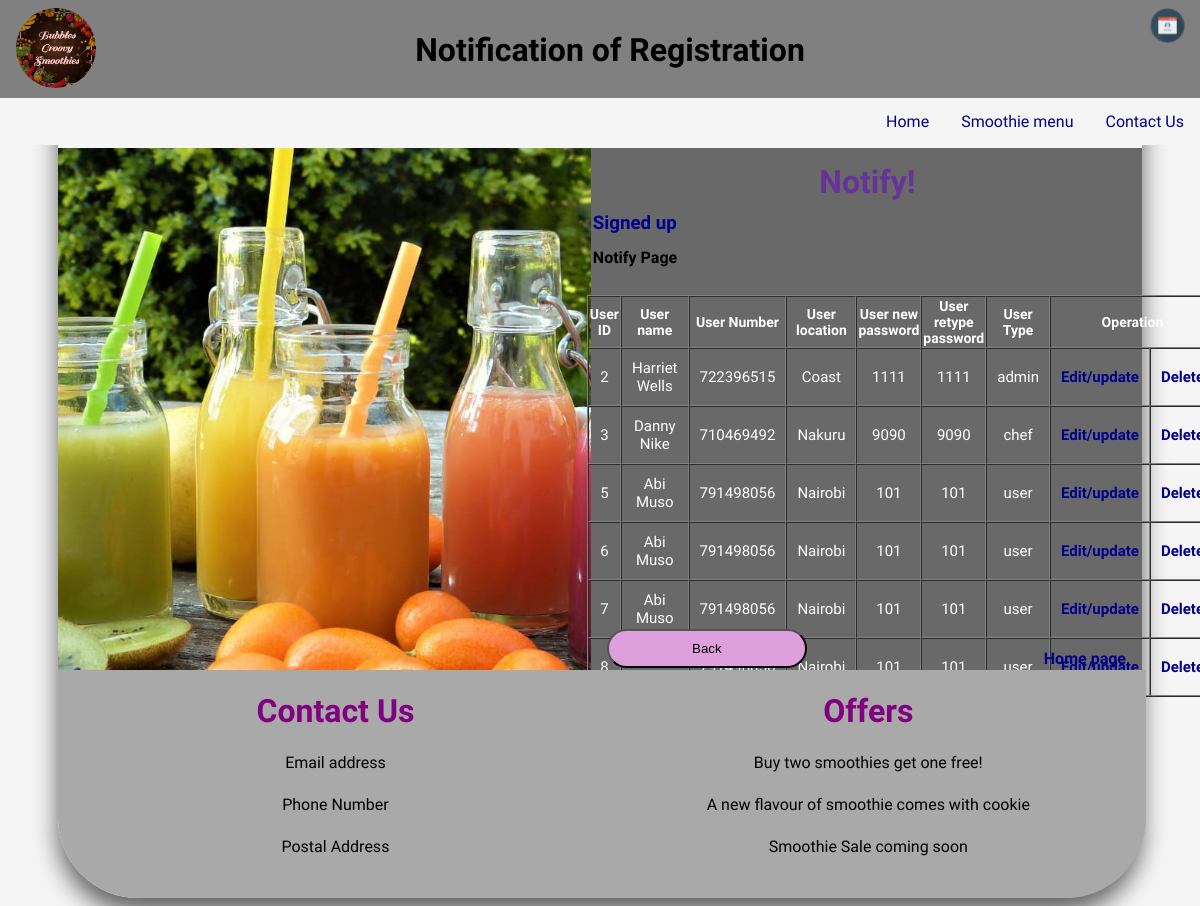
The app's page /Interfaces/notify.php with its own data.
### tables this page shows
CREATE TABLE `user_data` (
  `id` int(10) NOT NULL,
  `user_name` varchar(20) NOT NULL,
  `phone_no` int(11) NOT NULL,
  `user_location` varchar(20) NOT NULL,
  `user_newpass` int(11) NOT NULL,
  `user_retype_pass` int(11) NOT NULL,
  `usertype` varchar(20) NOT NULL
);

### Interfaces/notify.php (the view, shortened to what this page needs)
<!DOCTYPE html>
<html>
<head>
    <link rel="stylesheet" href="Css_Styling/newpagestyle.css">
</head>
<body>
    <div class="border">
        <div class="header">
            <h1>Notification of Registration</h1>
        </div>
        <div class="icon">
        </div>
        <div class="logo">
        </div>
        <div class="topnav">
            <a href="contact.php">Contact Us</a>
            <a href="menu.php"> Smoothie menu</a>
            <a href="Smoothie Sale.php">Home</a>
        </div>
        <div class="row">
            <div class="column image">
            </div>
            <div class="column content">
                <div class="welcome">
                    <h2>Notify!</h2>
                    <h3><a href="notify.php"> Signed up</a></h3>
                    <h4>Notify Page</h4>
                </div>
                <div class="details">
                    <form method="POST">
                        <table border=" 1px solid black" cellspacing="0.1">
                            <tr>
                                <th>User ID</th>
                                <th>User name</th>
                                <th>User Number</th>
                                <th>User location</th>
                                <th>User new password</th>
                                <th>User retype password</th>
                                <th>User Type</th>
                                <th colspan="2" allign="centre"> Operation</th>
                            </tr>
                            <?php
                            $conn = mysqli_connect("localhost", "root", "", 'bubbles_groovy_smoothies');
                            $num_per_page = 03;
                            $sql = "SELECT * from user_data";
                            $result = $conn->query($sql);
                            if ($result->num_rows > 0) {
                                while ($row = $result->fetch_assoc()) {
                                    echo
                                    "<tr>
                            <td>" . $row["id"] . "</td>
                            <td>" . $row["user_name"] . "</td>
                            <td>" . $row["phone_no"] . "</td>
                            <td>" . $row["user_location"] . "</td>
                            <td>" . $row["user_newpass"] . "</td>
                            <td>" . $row["user_retype_pass"] . "</td>
                            <td>" . $row["usertype"] . "</td>
                         <td><a href='update.php?
                         custid=$row[id]
                      &rn=$row[user_name]
                     &pn=$row[phone_no]
                       &cl=$row[user_location]
                        &cnp=$row[user_newpass]
                        &crp=$row[user_retype_pass]
                &ut=$row[usertype]'>Edit/update</a></td>
                         <td><a href='delete.php?ad1=$row[id]'>Delete</td>
                       </tr>";
                                }
                            } else {
                                echo "<h1>No one has logged in yet</h1>";
                            }
                            ?>
                        </table>
                        <?php
                        $sql = "SELECT * from user_data";
                        $result = $conn->query($sql);
                        $rows_count_value = mysqli_num_rows($result);
                        $total_pages = ($rows_count_value / $num_per_page);
                        echo "<br>";
                        for ($i = 1; $i < $total_pages + 1; $i++) {
                            echo "<button><a href='notify.php?page=" . $i . "'>" . $i . "</a></button>";
                        }
                        ?>
                    </form>
                </div>
                <a href="admin_page.php"> <button type="reset" id="button2">Back</button></a>
                <a class="homepage" href="Smoothie Sale.php">Home page</a>
            </div>
            <div class="footer">
                <table id="table">
                    <tr>
                        <th>Contact Us</th>
                        <th>Offers</th>
                    </tr>
                    <tr>
                        <td><a href="contact.php">Email address</a></td>
                        <td><a href="Smoothie Sale.php">Buy two smoothies get one free!</a></td>
                    </tr>
                    <tr>
                        <td> <a href="contact.php">Phone Number</a></td>
                        <td><a href="Smoothie Sale.php">A new flavour of smoothie comes with cookie</a></td>
                    </tr>
                    <tr>
                        <td><a href="contact.php">Postal Address</a></td>
                        <td><a href="Smoothie Sale.php">Smoothie Sale coming soon</a></td>
                    </tr>
            </div>
        </div>
</body>
</html>

### Interfaces/Css_Styling/newpagestyle.css (style rules this page uses)
body { background-color: whitesmoke; font-family: 'Kaisei Opti', serif; font-family: 'Klee One', cursive; }
.border { background-color: whitesmoke; box-shadow: 0 15px 25px rgba(0, 0, 0, .6); border-radius: 80px; border-style: none; height: 850px; padding: 20px; margin-right: 50px; margin-left: 50px; position: relative; }
.header { background-color: gray; text-align: center; padding: 10px; position: fixed; width: 100%; right: 0px; left: 0px; top: 0px; z-index: 1; }
.icon { width: 37px; height: 35px; border-radius: 50px; position: fixed; top: 8px; right: 14px; font-size: 18px; text-align: center; z-index: 1; }
.logo { position: fixed; top: 8px; left: 16px; position: fixed; height: 80px; width: 80px; border-radius: 50px; text-align: center; z-index: 1; }
.topnav { overflow: hidden; margin-top: 70px; position: fixed; left: 0px; right: 0px; opacity: 1; z-index: 1; background-color: whitesmoke; }
.topnav a { float: right; display: block; color: darkblue; text-align: center; padding: 14px 16px; text-decoration: none; }
.column { float: left; padding: 10px; height: 500px; position: absolute; margin-top: 120px; }
.column.image { width: 50%; left: 0px; object-fit: cover; }
.column.content { width: 49%; right: 0px; background-color: dimgray; height: 508px; position: absolute; }
.details { height: 500px; color: white; position: absolute; margin-left: -14px; }
.welcome { margin-top: -10px; height: 120px; line-height: 90%; margin-right: -10px; margin-left: -8px; }
.welcome h2 { color: rebeccapurple; font-weight: bolder; text-align: center; font-size: xx-large; }
.welcome h3 { font-weight: bolder; }
.welcome h4 { margin-bottom: -20px; font-weight: bolder; }
.details ::placeholder { color: black; font-family: 'Zefani', 'Times New Roman', 'Open Sans'; font-size: medium; font-style: italic; }
#button2 { margin-top: 70px; padding: 10px; width: 200px; float: left; margin-right: 500px; background-color: plum; border-radius: 20px; }
#button2 { padding: 10px; width: 200px; background-color: plum; border-radius: 20px; position: absolute; bottom: 8px; left: 16px; }
.column.content a { color: darkblue; font-weight: bold; text-decoration: none; }
.column.content a.homepage { position: absolute; bottom: 8px; right: 16px; }
.row:after { display: table; clear: both; }
.footer { background-color: darkgrey; padding: 10px; text-align: left; height: 208px; position: absolute; width: 98.5%; left: 0px; right: 0px; bottom: 0px; border-bottom-right-radius: 80px; border-bottom-left-radius: 80px; }
.footer #table { width: 100% }
.footer #table a { color: black; text-decoration: none; }
.footer #table th { padding-top: 12px; padding-bottom: 12px; text-align: left; color: purple; font-size: xx-large; width: 50% }
.footer #table tr { height: 40px; }
.footer #table th, td { padding: 10px; cell-spacing: 5px; text-align: center; }
html { margin: 0; box-sizing: border-box; }

### Interfaces/notify.php (style rules this page uses)
.details table { width: 30px; height: 20px; margin-right: -20px; }
.details table th { height: 12px; font-size: 14px; }
.details table tr { font-size: 15px; }
.icon { background-image: url("Css_Styling/Images/login (2).png"); background-position: center; background-repeat: no-repeat; background-size: cover; border-style: none; }
.logo { background-image: url("Css_Styling/Images/logo.jpeg"); background-color: pink; background-position: top; background-repeat: no-repeat; background-size: cover; border-style: none; }
.column.image { background-image: url("Css_Styling/Images/notify.jpeg"); background-color: pink; background-position: top; background-repeat: no-repeat; background-size: cover; width: 60%; height: 60%; border-style: none; object-fit: cover; }

### records on screen
user_data: id "2", user_name "Harriet Wells", phone_no "722396515", user_location "Coast", user_newpass "1111", user_retype_pass "1111", usertype "admin"
user_data: id "3", user_name "Danny Nike", phone_no "710469492", user_location "Nakuru", user_newpass "9090", user_retype_pass "9090", usertype "chef"
user_data: id "5", user_name "Abi Muso", phone_no "791498056", user_location "Nairobi", user_newpass "101", user_retype_pass "101", usertype "user"
user_data: id "6", user_name "Abi Muso", phone_no "791498056", user_location "Nairobi", user_newpass "101", user_retype_pass "101", usertype "user"
user_data: id "7", user_name "Abi Muso", phone_no "791498056", user_location "Nairobi", user_newpass "101", user_retype_pass "101", usertype "user"
user_data: id "8", user_location "Nairobi", user_newpass "101", user_retype_pass "101", usertype "user"
